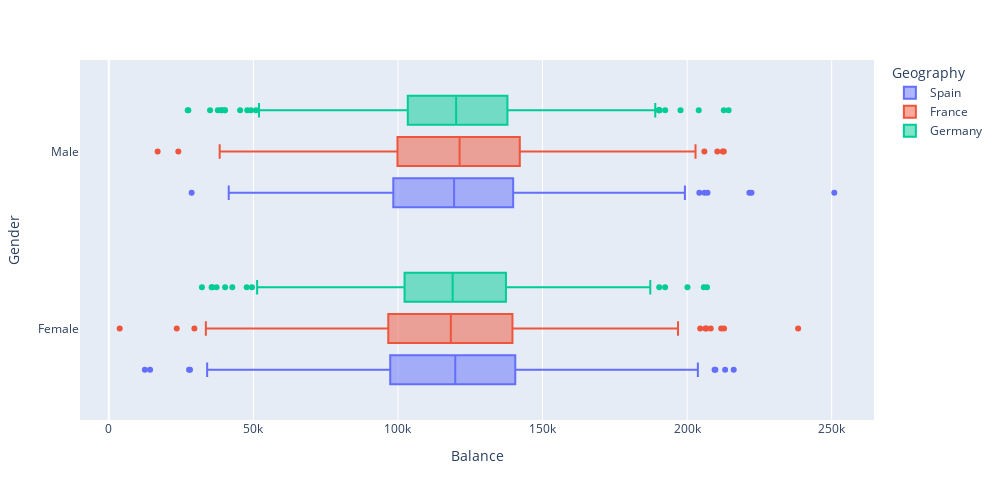

Here is the notebook cell this chart was saved with:
### Markdown cell above
Постройте график, показывающий распределение баланса пользователей, у которых на счету больше 2 500 долларов. Опишите распределение и сделайте выводы.

### Code cell
chunk_over_df = churn_data_df[churn_data_df['Balance'] > 2500]

fig2 = px.box(
    data_frame=chunk_over_df,
    x='Balance',
    y='Gender',
    height= 500,
    width=1000,
    color='Geography'
)
fig2.show()

### Figure 1 — Plotly figure (JSON) as saved in the notebook; plotly's stock layout.template omitted (floating-point values rounded to 4 significant figures; data arrays with more than 128 entries replaced by an {"elided": "..."} marker saying what was removed)
{"data": [{"alignmentgroup": "True", "hovertemplate": "Geography=Spain<br>Balance=%{x}<br>Gender=%{y}<extra></extra>", "legendgroup": "Spain", "marker": {"color": "#636efa"}, "name": "Spain", "notched": false, "offsetgroup": "Spain", "orientation": "h", "showlegend": true, "type": "box", "x": {"elided": "1278 float values"}, "x0": " ", "xaxis": "x", "y": {"elided": "1278 str values"}, "y0": " ", "yaxis": "y"}, {"alignmentgroup": "True", "hovertemplate": "Geography=France<br>Balance=%{x}<br>Gender=%{y}<extra></extra>", "legendgroup": "France", "marker": {"color": "#EF553B"}, "name": "France", "notched": false, "offsetgroup": "France", "orientation": "h", "showlegend": true, "type": "box", "x": {"elided": "2596 float values"}, "x0": " ", "xaxis": "x", "y": {"elided": "2596 str values"}, "y0": " ", "yaxis": "y"}, {"alignmentgroup": "True", "hovertemplate": "Geography=Germany<br>Balance=%{x}<br>Gender=%{y}<extra></extra>", "legendgroup": "Germany", "marker": {"color": "#00cc96"}, "name": "Germany", "notched": false, "offsetgroup": "Germany", "orientation": "h", "showlegend": true, "type": "box", "x": {"elided": "2509 float values"}, "x0": " ", "xaxis": "x", "y": {"elided": "2509 str values"}, "y0": " ", "yaxis": "y"}], "layout": {"boxmode": "group", "height": 500, "legend": {"title": {"text": "Geography"}, "tracegroupgap": 0}, "margin": {"t": 60}, "width": 1000, "xaxis": {"anchor": "y", "domain": [0, 1], "title": {"text": "Balance"}}, "yaxis": {"anchor": "x", "domain": [0, 1], "title": {"text": "Gender"}}}}
